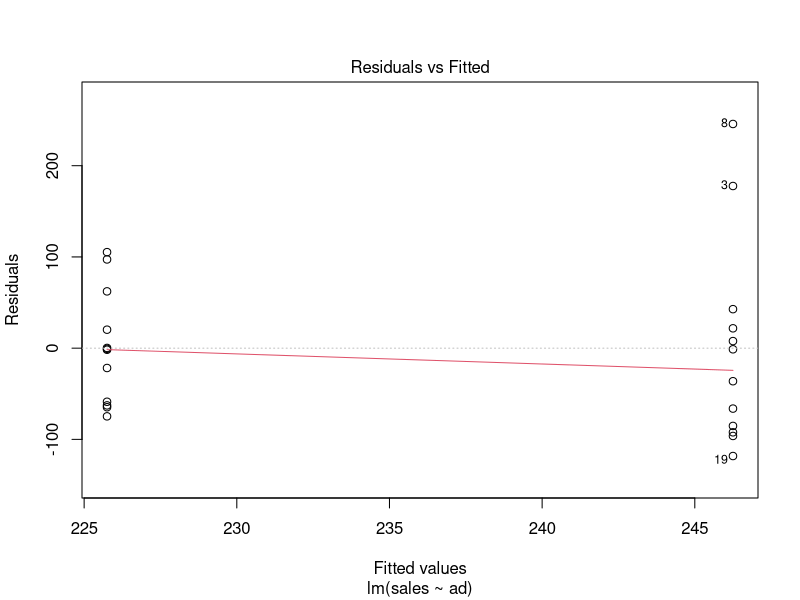
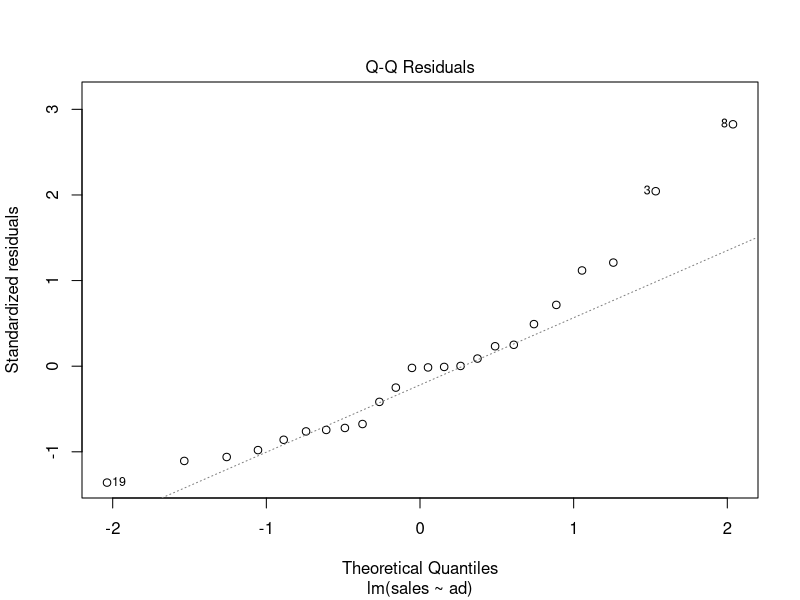
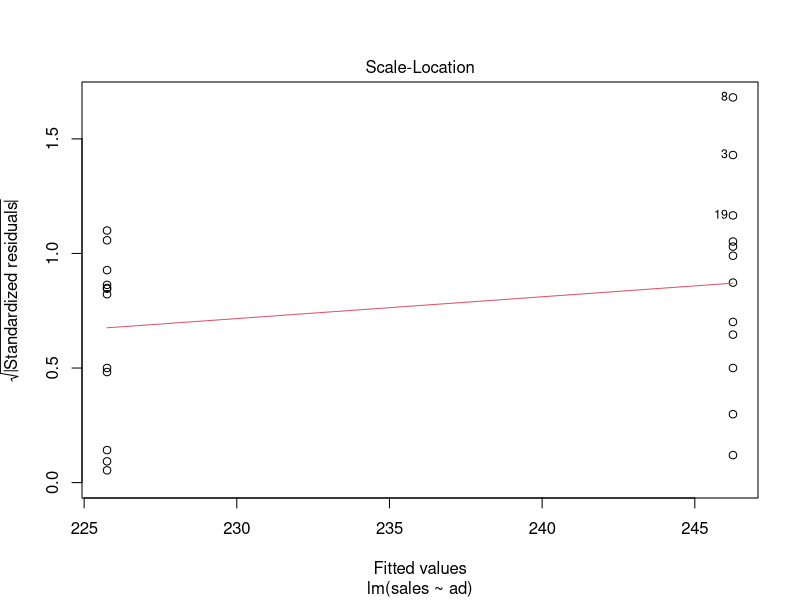

The R source for these figures, in order:
newfood = data.frame(
sales=c(225,323,424,268,224,331,254,492,167,226,210,289,204,288,245,161,161,
246,128,154,163,151,180,150),
price=c(24,24,24,24,24,24,24,24,29,29,29,29,29,29,29,29,34,34,34,34,34,34,34,34),
ad=c(0,0,1,1,0,0,1,1,0,0,1,1,0,0,1,1,0,0,1,1,0,0,1,1),
loc=c(0,0,0,0,1,1,1,1,0,0,0,0,1,1,1,1,0,0,0,0,1,1,1,1),
income=c(7.3,8.3,6.9,6.5,7.3,8.3,6.9,6.5,6.5,8.4,6.5,6.2,6.5,8.4,6.5,6.2,
7.2,8.1,6.6,6.1,7.2,8.1,6.6,6.1),
volume=c(34,41,32,28,34,41,23,37,33,39,30,27,37,43,30,19,32,42,29,24,32,36,29,24),
city=c(3,4,1,2,3,4,1,2,3,4,1,2,3,4,1,2,3,4,1,2,3,4,1,2))


# newfood
# newfood[1:4,1:6]

attach(newfood)

fit = lm(sales ~ ad)
summary(fit)
# abline(fit)
plot(fit)